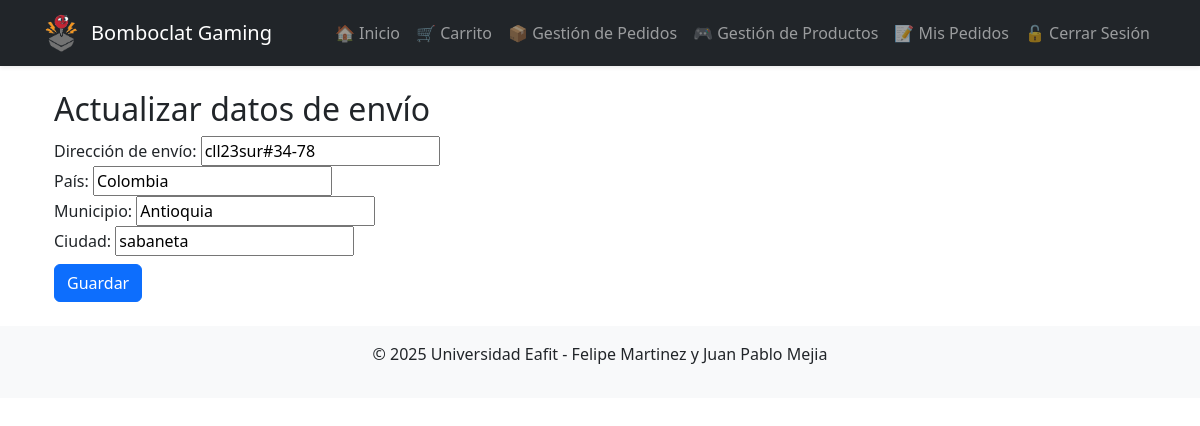
/actualizar-direccion/ (signed in), run on an earlier commit of the app's database.
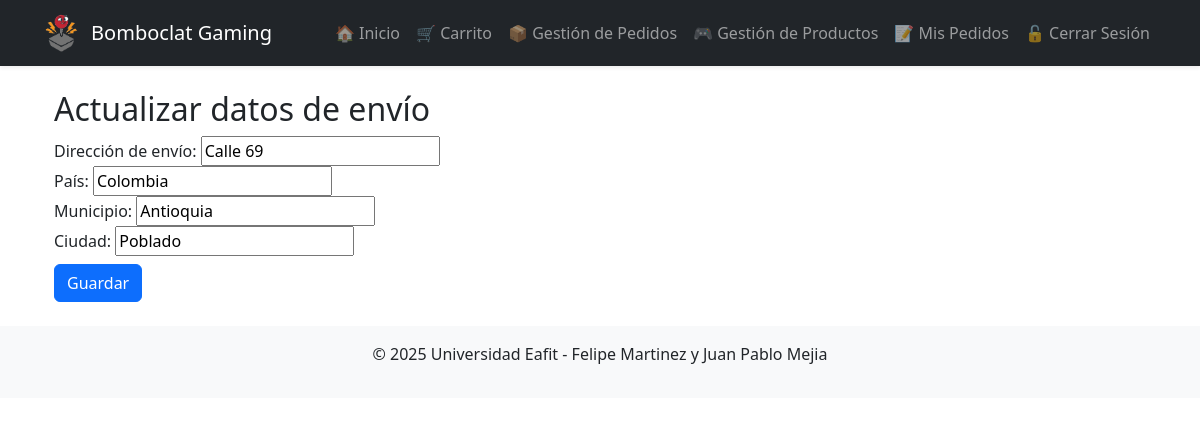
And on a later commit of the database.
### core/models.py (models this page shows, shortened)
class Profile(models.Model):
    user      = models.OneToOneField(User, on_delete=models.CASCADE)
    direccion = models.CharField("Dirección de envío", max_length=255, blank=True)
    pais      = models.CharField("País",      max_length=100, blank=True)
    municipio = models.CharField("Municipio", max_length=100, blank=True)
    ciudad    = models.CharField("Ciudad",    max_length=100, blank=True)

### core/views.py (the view)
# urls.py: path('actualizar-direccion/', views.actualizar_direccion, name='actualizar_direccion'),
@login_required
def actualizar_direccion(request):
    profile = request.user.profile
    if request.method == 'POST':
        form = ProfileForm(request.POST, instance=profile)
        if form.is_valid():
            form.save()
            next_url = request.GET.get('next') or 'ver_carrito'
            return redirect(next_url)
    else:
        form = ProfileForm(instance=profile)
    return render(request, 'core/actualizar_direccion.html', {'form': form})

### core/forms.py
class ProfileForm(forms.ModelForm):
    class Meta:
        model  = Profile
        fields = ['direccion', 'pais', 'municipio', 'ciudad']
        labels = {
            'direccion': 'Dirección de envío',
            'pais':      'País',
            'municipio': 'Municipio',
            'ciudad':    'Ciudad',
        }
        widgets = {
            'direccion': forms.TextInput(attrs={'placeholder': 'Calle, número, etc.'}),
            'pais':      forms.TextInput(attrs={'placeholder': 'Ej. Colombia'}),
            'municipio': forms.TextInput(attrs={'placeholder': 'Ej. Medellín'}),
            'ciudad':    forms.TextInput(attrs={'placeholder': 'Ej. Envigado'}),
        }

### core/templates/core/actualizar_direccion.html (shortened to what this page needs)
{% extends "base.html" %}
{% block content %}
<div class="container">
  <h2>Actualizar datos de envío</h2>
  <form method="post">
    {{ form.direccion.label_tag }} {{ form.direccion }}<br>
    {{ form.pais.label_tag }} {{ form.pais }}<br>
    {{ form.municipio.label_tag }} {{ form.municipio }}<br>
    {{ form.ciudad.label_tag }} {{ form.ciudad }}<br>
    <button type="submit" class="btn btn-primary mt-2">Guardar</button>
  </form>
</div>
{% endblock %}

What changed in the data, as far as the page shows it:
changed Profile "Colombia": direccion "cll23sur#34-78" → "Calle 69"; ciudad "sabaneta" → "Poblado"
